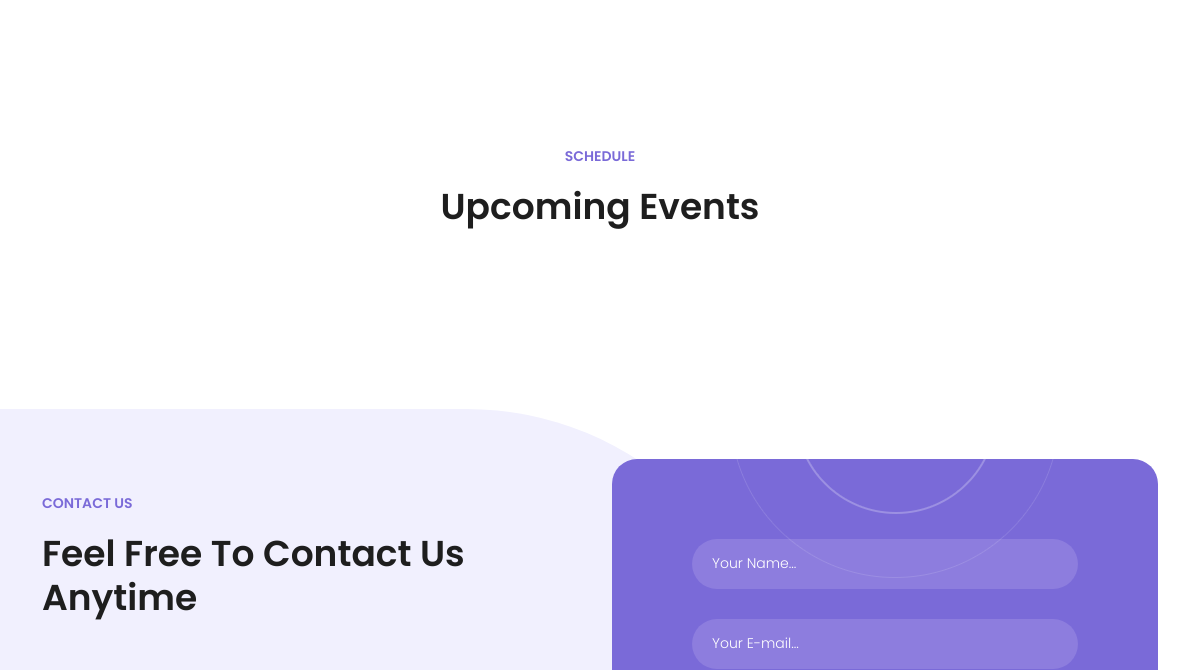
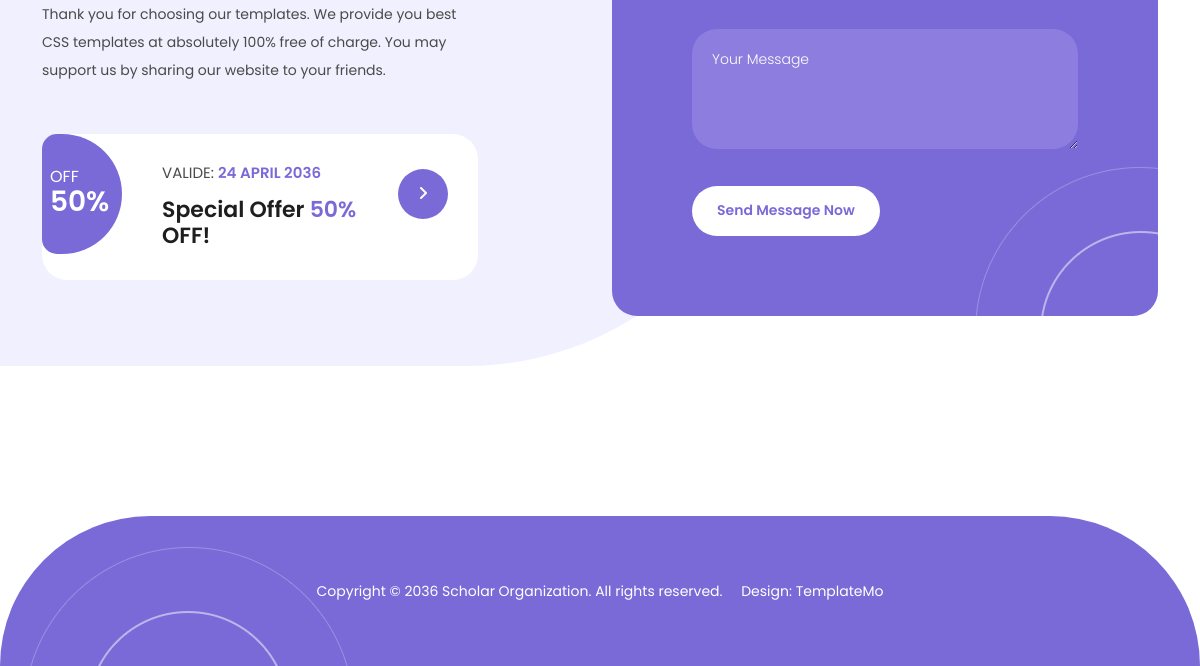
/ (lower part), run on an earlier commit of the app's database (2 pictures, top to bottom).
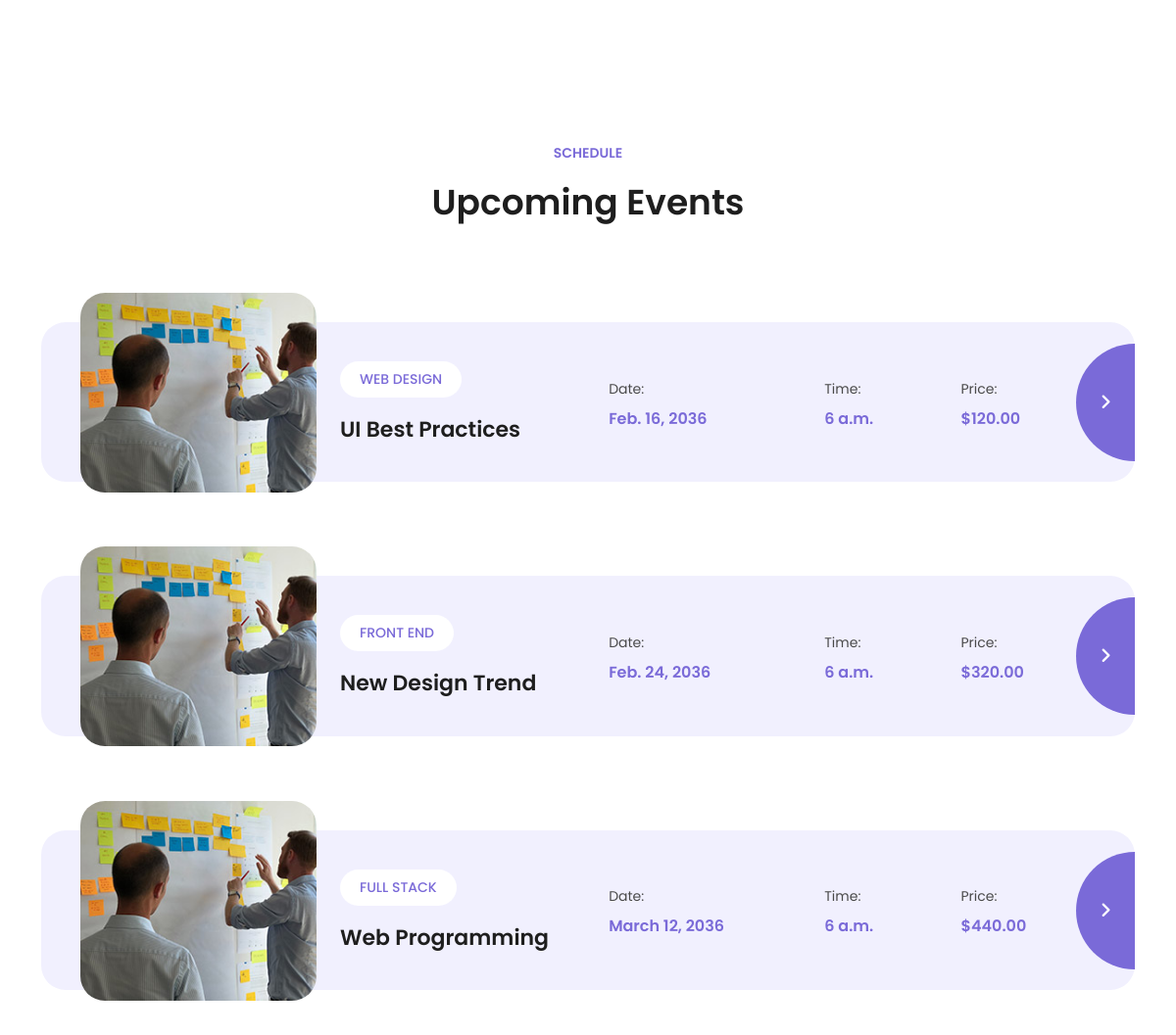
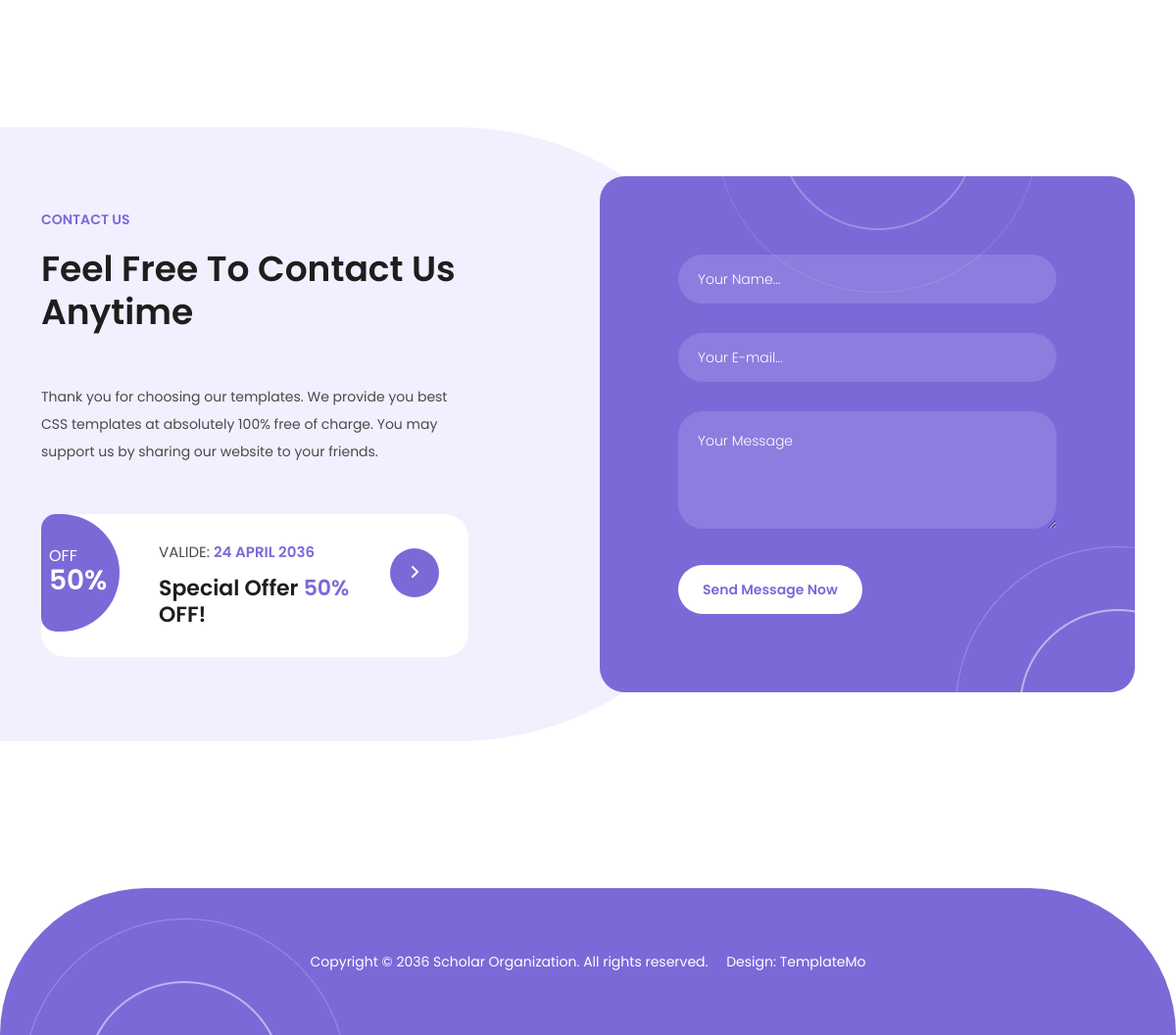
And on a later commit of the database (2 pictures, top to bottom).
### indexapp/models.py (models this page shows, shortened)
class UpcomingEvents(models.Model):
    cateory = models.CharField(max_length=100)
    title = models.CharField(max_length=100)
    date = models.DateField()
    time = models.TimeField()
    price = models.DecimalField(max_digits=10, decimal_places=2)
    class Meta:
        verbose_name_plural = "Upcoming Events"

### indexapp/views.py (the view)
# urls.py: path("", views.index, name="index"),
def index(request):
  return render(request, "indexapp/index.html", {
    "nav_items" : nav_buttons,
    "banner" : banner_content,
    "service" : Service.objects.all(),
    "team" : Team.objects.all(),
    "coursefilter" : course_filter,
    "latestcourse" : LatestCourses.objects.all(),
    "events" : UpcomingEvents.objects.all()
  })

### indexapp/templates/indexapp/index.html (shortened to what this page needs)
{% extends "base.html" %}
{% load static %}
{% block bootstarp_css_files %}
  <link href="{% static 'indexapp/vendor/bootstrap/css/bootstrap.min.css' %}" rel="stylesheet">
{% endblock %}
{% block additional_css_files %}
  <link rel="stylesheet" href="{% static 'indexapp/assets/css/fontawesome.css' %}">
  <link rel="stylesheet" href="{% static 'indexapp/assets/css/templatemo-scholar.css' %}">
  <link rel="stylesheet" href="{% static 'indexapp/assets/css/fontawesome.css' %}">
  <link rel="stylesheet" href="{% static 'indexapp/assets/css/owl.css' %}">
  <link rel="stylesheet" href="{% static 'indexapp/assets/css/animate.css' %}">
  <link rel="stylesheet"href="https://unpkg.com/swiper@7/swiper-bundle.min.css"/>
{% endblock %}
{% block content %}
{% include "indexapp/includes/events.html" %}
{% include "indexapp/includes/contact.html" %}
{% include "footer.html" %}
<link rel="stylesheet" href="{% static 'indexapp/assets/css/fontawesome.css' %}">
{% endblock %}

### templates/base.html (shortened to what this page needs)
<!DOCTYPE html>
<html lang="en">
  <head>
    {% block bootstarp_css_files %}{% endblock %}
    {% block additional_css_files %}{% endblock %}
  </head>
<body>
  {% block content %}
  {% endblock %}
  </body>
</html>

### indexapp/templates/indexapp/includes/service-section.html (shortened to what this page needs)
{% load static%}

### indexapp/templates/indexapp/includes/courses.html (shortened to what this page needs)
{% load static %}

### indexapp/templates/indexapp/includes/team.html (shortened to what this page needs)
{% load static %}

### indexapp/templates/indexapp/includes/testimonials.html (shortened to what this page needs)
{% load static %}

### indexapp/templates/indexapp/includes/events.html (shortened to what this page needs)
{% load static %}
<div class="section events" id="events">
      <div class="container">
        <div class="row">
          <div class="col-lg-12 text-center">
            <div class="section-heading">
              <h6>Schedule</h6>
              <h2>Upcoming Events</h2>
            </div>
          </div>
          {% for items in events %}
              <div class="col-lg-12 col-md-6">
              <div class="item">
                <div class="row">
                  <div class="col-lg-3">
                    <div class="image">
                      <img src="{% static 'indexapp/assets/images/event-01.jpg' %}" alt="">
                    </div>
                  </div>
                  <div class="col-lg-9">
                    <ul>
                      <li>
                        <span class="category">{{items.cateory}}</span>
                        <h4>{{items.title}}</h4>
                      </li>
                      <li>
                        <span>Date:</span>
                        <h6>{{items.date}}</h6>
                      </li>
                      <li>
                        <span>Time:</span>
                        <h6>{{items.time}}</h6>
                      </li>
                      <li>
                        <span>Price:</span>
                        <h6>${{items.price}}</h6>
                      </li>
                    </ul>
                    <a href="#"><i class="fa fa-angle-right"></i></a>
                  </div>
                </div>
              </div>
            </div>
          {% endfor %}
        </div>
      </div>
    </div>

### indexapp/templates/indexapp/includes/contact.html
<div class="contact-us section" id="contact">
      <div class="container">
        <div class="row">
          <div class="col-lg-6  align-self-center">
            <div class="section-heading">
              <h6>Contact Us</h6>
              <h2>Feel free to contact us anytime</h2>
              <p>Thank you for choosing our templates. We provide you best CSS templates at absolutely 100% free of charge. You may support us by sharing our website to your friends.</p>
              <div class="special-offer">
                <span class="offer">off<br><em>50%</em></span>
                <h6>Valide: <em>24 April 2036</em></h6>
                <h4>Special Offer <em>50%</em> OFF!</h4>
                <a href="#"><i class="fa fa-angle-right"></i></a>
              </div>
            </div>
          </div>
          <div class="col-lg-6">
            <div class="contact-us-content">
              <form id="contact-form" action="" method="post">
                <div class="row">
                  <div class="col-lg-12">
                    <fieldset>
                      <input type="name" name="name" id="name" placeholder="Your Name..." autocomplete="on" required>
                    </fieldset>
                  </div>
                  <div class="col-lg-12">
                    <fieldset>
                      <input type="text" name="email" id="email" pattern="[^ @]*@[^ @]*" placeholder="Your E-mail..." required="">
                    </fieldset>
                  </div>
                  <div class="col-lg-12">
                    <fieldset>
                      <textarea name="message" id="message" placeholder="Your Message"></textarea>
                    </fieldset>
                  </div>
                  <div class="col-lg-12">
                    <fieldset>
                      <button type="submit" id="form-submit" class="orange-button">Send Message Now</button>
                    </fieldset>
                  </div>
                </div>
              </form>
            </div>
          </div>
        </div>
      </div>
    </div>

### templates/footer.html
<footer>
  <div class="container">
    <div class="col-lg-12">
      <p>Copyright © 2036 Scholar Organization. All rights reserved. &nbsp;&nbsp;&nbsp; Design: <a href="https://templatemo.com" rel="nofollow" target="_blank">TemplateMo</a></p>
    </div>
  </div>
</footer>

What changed in the data, as far as the page shows it:
added UpcomingEvents: cateory "WEB DESIGN", title "UI Best Practices", date "Feb. 16, 2036", time "6 a.m.", price "120.00"
added UpcomingEvents: cateory "FRONT END", title "New Design Trend", date "Feb. 24, 2036", time "6 a.m.", price "320.00"
added UpcomingEvents: cateory "FULL STACK", title "Web Programming", date "March 12, 2036", time "6 a.m.", price "440.00"
